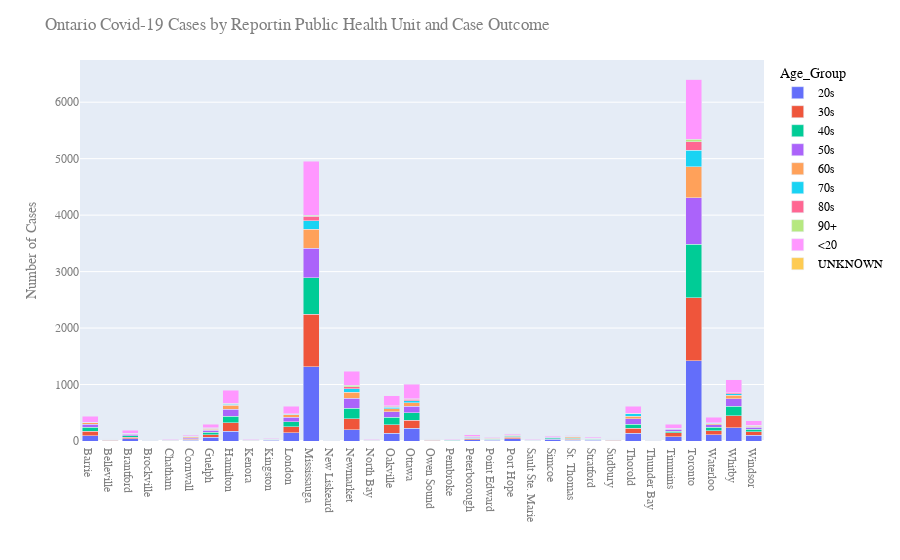

Notebook source saved alongside this figure:
### Code cell
figPHU = px.bar(df3, x="Reporting_PHU_City", y="Cases", color='Age_Group',barmode='stack')
figPHU.update_layout(
    title="Ontario Covid-19 Cases by Reportin Public Health Unit and Case Outcome",
    xaxis_title="",
    yaxis_title="Number of Cases",
    font=dict(
        family="Courier New, monospace",
        size=12,
        color="#7f7f7f"
    ),
    legend=dict(
        font=dict(
            family="sans-serif",
            size=12,
            color="black"
        )
    )
)
figPHU.show()
#figPHU.write_html("OntarioPHU.html")

### Figure 1 — Plotly figure (JSON) as saved in the notebook; plotly's stock layout.template omitted (floating-point values rounded to 4 significant figures)
{"data": [{"alignmentgroup": "True", "hovertemplate": "Age_Group=20s<br>Reporting_PHU_City=%{x}<br>Cases=%{y}<extra></extra>", "legendgroup": "20s", "marker": {"color": "#636efa"}, "name": "20s", "offsetgroup": "20s", "orientation": "v", "showlegend": true, "textposition": "auto", "type": "bar", "x": ["Barrie", "Belleville", "Brantford", "Brockville", "Chatham", "Cornwall", "Guelph", "Hamilton", "Kenora", "Kingston", "London", "Mississauga", "New Liskeard", "Newmarket", "North Bay", "Oakville", "Ottawa", "Owen Sound", "Pembroke", "Peterborough", "Point Edward", "Port Hope", "Sault Ste. Marie", "Simcoe", "St. Thomas", "Stratford", "Sudbury", "Thorold", "Thunder Bay", "Timmins", "Toronto", "Waterloo", "Whitby", "Windsor"], "xaxis": "x", "y": [94, 4, 39, 3, 3, 14, 65, 176, 7, 9, 150, 1319, 3, 200, 6, 141, 222, 5, 3, 19, 15, 36, 9, 28, 15, 10, 6, 138, 3, 76, 1423, 115, 235, 106], "yaxis": "y"}, {"alignmentgroup": "True", "hovertemplate": "Age_Group=30s<br>Reporting_PHU_City=%{x}<br>Cases=%{y}<extra></extra>", "legendgroup": "30s", "marker": {"color": "#EF553B"}, "name": "30s", "offsetgroup": "30s", "orientation": "v", "showlegend": true, "textposition": "auto", "type": "bar", "x": ["Barrie", "Belleville", "Brantford", "Brockville", "Chatham", "Cornwall", "Guelph", "Hamilton", "Kenora", "Kingston", "London", "Mississauga", "New Liskeard", "Newmarket", "North Bay", "Oakville", "Ottawa", "Owen Sound", "Pembroke", "Peterborough", "Point Edward", "Port Hope", "Sault Ste. Marie", "Simcoe", "St. Thomas", "Stratford", "Sudbury", "Thorold", "Thunder Bay", "Timmins", "Toronto", "Waterloo", "Whitby", "Windsor"], "xaxis": "x", "y": [80, 13, 27, 4, 6, 14, 47, 147, 3, 9, 106, 928, 2, 198, 5, 148, 145, 8, 3, 21, 10, 27, 4, 16, 18, 15, 6, 87, 11, 67, 1118, 67, 209, 62], "yaxis": "y"}, {"alignmentgroup": "True", "hovertemplate": "Age_Group=40s<br>Reporting_PHU_City=%{x}<br>Cases=%{y}<extra></extra>", "legendgroup": "40s", "marker": {"color": "#00cc96"}, "name": "40s", "offsetgroup": "40s", "orientation": "v", "showlegend": true, "textposition": "auto", "type": "bar", "x": ["Barrie", "Belleville", "Brantford", "Brockville", "Cornwall", "Guelph", "Hamilton", "Kenora", "Kingston", "London", "Mississauga", "Newmarket", "North Bay", "Oakville", "Ottawa", "Owen Sound", "Pembroke", "Peterborough", "Point Edward", "Port Hope", "Sault Ste. Marie", "Simcoe", "St. Thomas", "Stratford", "Sudbury", "Thorold", "Thunder Bay", "Timmins", "Toronto", "Waterloo", "Whitby", "Windsor"], "xaxis": "x", "y": [66, 1, 26, 4, 14, 47, 113, 2, 9, 86, 648, 186, 5, 133, 135, 6, 6, 11, 8, 18, 2, 13, 15, 9, 11, 75, 1, 33, 940, 60, 172, 41], "yaxis": "y"}, {"alignmentgroup": "True", "hovertemplate": "Age_Group=50s<br>Reporting_PHU_City=%{x}<br>Cases=%{y}<extra></extra>", "legendgroup": "50s", "marker": {"color": "#ab63fa"}, "name": "50s", "offsetgroup": "50s", "orientation": "v", "showlegend": true, "textposition": "auto", "type": "bar", "x": ["Barrie", "Belleville", "Brantford", "Brockville", "Chatham", "Cornwall", "Guelph", "Hamilton", "Kenora", "Kingston", "London", "Mississauga", "New Liskeard", "Newmarket", "North Bay", "Oakville", "Ottawa", "Owen Sound", "Pembroke", "Peterborough", "Point Edward", "Port Hope", "Sault Ste. Marie", "Simcoe", "St. Thomas", "Stratford", "Sudbury", "Thorold", "Thunder Bay", "Timmins", "Toronto", "Waterloo", "Whitby", "Windsor"], "xaxis": "x", "y": [59, 7, 27, 2, 6, 19, 34, 129, 6, 6, 82, 516, 1, 175, 6, 99, 115, 6, 7, 18, 9, 15, 6, 10, 7, 8, 5, 98, 1, 29, 830, 45, 131, 38], "yaxis": "y"}, {"alignmentgroup": "True", "hovertemplate": "Age_Group=60s<br>Reporting_PHU_City=%{x}<br>Cases=%{y}<extra></extra>", "legendgroup": "60s", "marker": {"color": "#FFA15A"}, "name": "60s", "offsetgroup": "60s", "orientation": "v", "showlegend": true, "textposition": "auto", "type": "bar", "x": ["Barrie", "Belleville", "Brantford", "Brockville", "Chatham", "Cornwall", "Guelph", "Hamilton", "Kenora", "Kingston", "London", "Mississauga", "New Liskeard", "Newmarket", "Oakville", "Ottawa", "Owen Sound", "Pembroke", "Peterborough", "Point Edward", "Port Hope", "Sault Ste. Marie", "Simcoe", "St. Thomas", "Stratford", "Sudbury", "Thorold", "Thunder Bay", "Timmins", "Toronto", "Waterloo", "Whitby", "Windsor"], "xaxis": "x", "y": [25, 5, 15, 3, 3, 14, 16, 67, 3, 4, 42, 336, 2, 105, 53, 57, 4, 2, 8, 7, 9, 1, 7, 16, 7, 3, 43, 1, 11, 548, 16, 60, 18], "yaxis": "y"}, {"alignmentgroup": "True", "hovertemplate": "Age_Group=70s<br>Reporting_PHU_City=%{x}<br>Cases=%{y}<extra></extra>", "legendgroup": "70s", "marker": {"color": "#19d3f3"}, "name": "70s", "offsetgroup": "70s", "orientation": "v", "showlegend": true, "textposition": "auto", "type": "bar", "x": ["Barrie", "Belleville", "Brantford", "Brockville", "Chatham", "Cornwall", "Guelph", "Hamilton", "Kingston", "London", "Mississauga", "Newmarket", "Oakville", "Ottawa", "Owen Sound", "Pembroke", "Peterborough", "Point Edward", "Port Hope", "Sault Ste. Marie", "St. Thomas", "Stratford", "Sudbury", "Thorold", "Timmins", "Toronto", "Waterloo", "Whitby", "Windsor"], "xaxis": "x", "y": [7, 4, 2, 1, 4, 5, 10, 23, 5, 9, 157, 59, 22, 38, 1, 4, 1, 6, 3, 2, 10, 1, 1, 38, 5, 287, 14, 30, 8], "yaxis": "y"}, {"alignmentgroup": "True", "hovertemplate": "Age_Group=80s<br>Reporting_PHU_City=%{x}<br>Cases=%{y}<extra></extra>", "legendgroup": "80s", "marker": {"color": "#FF6692"}, "name": "80s", "offsetgroup": "80s", "orientation": "v", "showlegend": true, "textposition": "auto", "type": "bar", "x": ["Barrie", "Belleville", "Brantford", "Chatham", "Cornwall", "Guelph", "Hamilton", "London", "Mississauga", "Newmarket", "Oakville", "Ottawa", "Peterborough", "Point Edward", "Sault Ste. Marie", "Simcoe", "Stratford", "Sudbury", "Thorold", "Thunder Bay", "Timmins", "Toronto", "Waterloo", "Whitby", "Windsor"], "xaxis": "x", "y": [3, 1, 4, 1, 3, 10, 14, 6, 76, 37, 18, 26, 2, 2, 2, 1, 1, 1, 12, 2, 3, 151, 5, 18, 4], "yaxis": "y"}, {"alignmentgroup": "True", "hovertemplate": "Age_Group=90+<br>Reporting_PHU_City=%{x}<br>Cases=%{y}<extra></extra>", "legendgroup": "90+", "marker": {"color": "#B6E880"}, "name": "90+", "offsetgroup": "90+", "orientation": "v", "showlegend": true, "textposition": "auto", "type": "bar", "x": ["Barrie", "Chatham", "Guelph", "Hamilton", "London", "Mississauga", "Newmarket", "Oakville", "Ottawa", "Point Edward", "St. Thomas", "Thorold", "Timmins", "Toronto", "Waterloo", "Whitby", "Windsor"], "xaxis": "x", "y": [1, 1, 2, 1, 6, 16, 24, 9, 8, 1, 1, 2, 1, 43, 2, 4, 1], "yaxis": "y"}, {"alignmentgroup": "True", "hovertemplate": "Age_Group=<20<br>Reporting_PHU_City=%{x}<br>Cases=%{y}<extra></extra>", "legendgroup": "<20", "marker": {"color": "#FF97FF"}, "name": "<20", "offsetgroup": "<20", "orientation": "v", "showlegend": true, "textposition": "auto", "type": "bar", "x": ["Barrie", "Belleville", "Brantford", "Brockville", "Chatham", "Cornwall", "Guelph", "Hamilton", "Kenora", "Kingston", "London", "Mississauga", "Newmarket", "North Bay", "Oakville", "Ottawa", "Owen Sound", "Pembroke", "Peterborough", "Point Edward", "Port Hope", "Sault Ste. Marie", "Simcoe", "St. Thomas", "Stratford", "Sudbury", "Thorold", "Thunder Bay", "Timmins", "Toronto", "Waterloo", "Whitby", "Windsor"], "xaxis": "x", "y": [106, 6, 52, 4, 3, 18, 63, 226, 11, 9, 130, 957, 255, 13, 176, 257, 14, 8, 27, 12, 17, 6, 17, 19, 16, 5, 119, 7, 76, 1068, 95, 225, 82], "yaxis": "y"}, {"alignmentgroup": "True", "hovertemplate": "Age_Group=UNKNOWN<br>Reporting_PHU_City=%{x}<br>Cases=%{y}<extra></extra>", "legendgroup": "UNKNOWN", "marker": {"color": "#FECB52"}, "name": "UNKNOWN", "offsetgroup": "UNKNOWN", "orientation": "v", "showlegend": true, "textposition": "auto", "type": "bar", "x": ["St. Thomas", "Toronto"], "xaxis": "x", "y": [1, 2], "yaxis": "y"}], "layout": {"barmode": "stack", "font": {"color": "#7f7f7f", "family": "Courier New, monospace", "size": 12}, "legend": {"font": {"color": "black", "family": "sans-serif", "size": 12}, "title": {"text": "Age_Group"}, "tracegroupgap": 0}, "margin": {"t": 60}, "title": {"text": "Ontario Covid-19 Cases by Reportin Public Health Unit and Case Outcome"}, "xaxis": {"anchor": "y", "domain": [0, 1], "title": {"text": ""}}, "yaxis": {"anchor": "x", "domain": [0, 1], "title": {"text": "Number of Cases"}}}}
